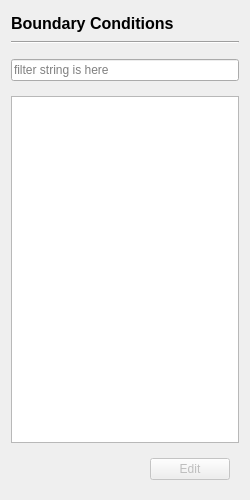
<?xml version="1.0" encoding="UTF-8"?>
<ui version="4.0">
 <class>BoundaryConditionsPage</class>
 <widget class="QWidget" name="BoundaryConditionsPage">
  <property name="geometry">
   <rect>
    <x>0</x>
    <y>0</y>
    <width>250</width>
    <height>500</height>
   </rect>
  </property>
  <property name="windowTitle">
   <string>Form</string>
  </property>
  <layout class="QVBoxLayout" name="verticalLayout">
   <item>
    <widget class="QLabel" name="title">
     <property name="minimumSize">
      <size>
       <width>0</width>
       <height>24</height>
      </size>
     </property>
     <property name="font">
      <font>
       <pointsize>12</pointsize>
       <bold>true</bold>
      </font>
     </property>
     <property name="text">
      <string>Boundary Conditions</string>
     </property>
    </widget>
   </item>
   <item>
    <widget class="Line" name="line">
     <property name="orientation">
      <enum>Qt::Horizontal</enum>
     </property>
    </widget>
   </item>
   <item>
    <widget class="QWidget" name="widget_2" native="true">
     <layout class="QHBoxLayout" name="horizontalLayout_2">
      <property name="leftMargin">
       <number>0</number>
      </property>
      <property name="rightMargin">
       <number>0</number>
      </property>
      <item>
       <widget class="QLineEdit" name="filter">
        <property name="placeholderText">
         <string>filter string is here</string>
        </property>
       </widget>
      </item>
     </layout>
    </widget>
   </item>
   <item>
    <widget class="QTreeWidget" name="boundaries">
     <property name="styleSheet">
      <string notr="true">QTreeView::indicator:unchecked {image: url(:/icons/eye-off.svg);}
QTreeView::indicator:checked {image: url(:/icons/eye.svg);}</string>
     </property>
     <property name="editTriggers">
      <set>QAbstractItemView::NoEditTriggers</set>
     </property>
     <property name="animated">
      <bool>true</bool>
     </property>
     <property name="headerHidden">
      <bool>true</bool>
     </property>
     <property name="columnCount">
      <number>2</number>
     </property>
     <column>
      <property name="text">
       <string notr="true">1</string>
      </property>
     </column>
     <column>
      <property name="text">
       <string notr="true">2</string>
      </property>
     </column>
    </widget>
   </item>
   <item>
    <widget class="QWidget" name="widget" native="true">
     <layout class="QHBoxLayout" name="horizontalLayout">
      <item>
       <spacer name="horizontalSpacer">
        <property name="orientation">
         <enum>Qt::Horizontal</enum>
        </property>
        <property name="sizeHint" stdset="0">
         <size>
          <width>130</width>
          <height>20</height>
         </size>
        </property>
       </spacer>
      </item>
      <item>
       <widget class="QPushButton" name="edit">
        <property name="enabled">
         <bool>false</bool>
        </property>
        <property name="text">
         <string>Edit</string>
        </property>
       </widget>
      </item>
     </layout>
    </widget>
   </item>
  </layout>
 </widget>
 <resources>
  <include location="../../../resource.qrc"/>
 </resources>
 <connections/>
</ui>
